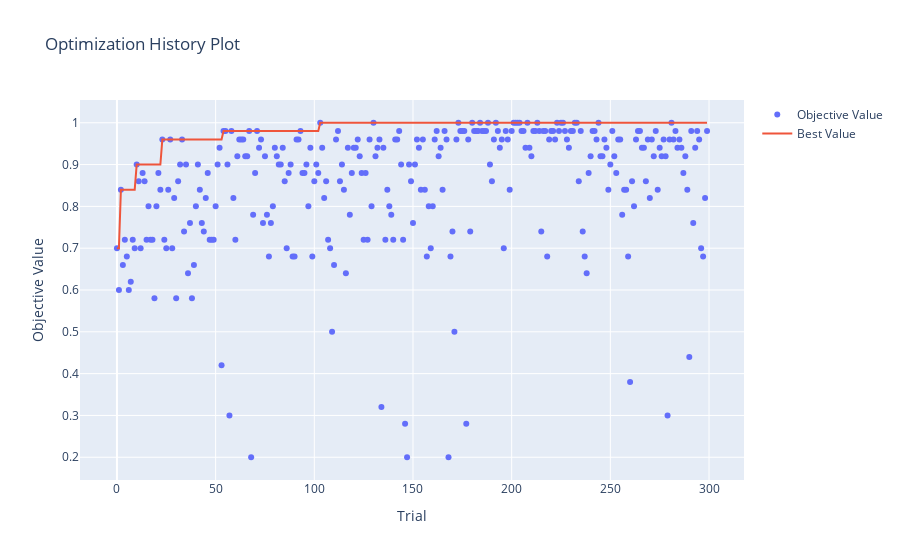

Here is the notebook cell this chart was saved with:
### Code cell
plot_optimization_history(study)

### Figure 1 — Plotly figure (JSON) as saved in the notebook; plotly's stock layout.template omitted (floating-point values rounded to 4 significant figures; data arrays with more than 128 entries replaced by an {"elided": "..."} marker saying what was removed)
{"data": [{"mode": "markers", "name": "Objective Value", "type": "scatter", "x": {"elided": "300 int values"}, "y": {"elided": "300 float values"}}, {"mode": "lines", "name": "Best Value", "type": "scatter", "x": {"elided": "300 int values"}, "y": {"elided": "300 float values"}}, {"marker": {"color": "#cccccc"}, "mode": "markers", "name": "Infeasible Trial", "showlegend": false, "type": "scatter", "x": [], "y": []}], "layout": {"title": {"text": "Optimization History Plot"}, "xaxis": {"title": {"text": "Trial"}}, "yaxis": {"title": {"text": "Objective Value"}}}}
